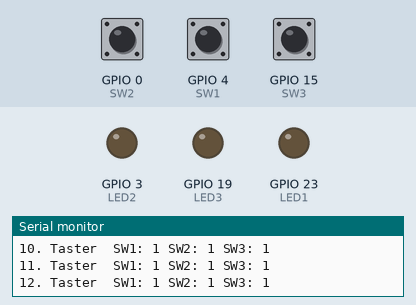
Bench run of a sketch on a simulated ESP32. On the bench: output pins drawn as LEDs (lit = HIGH), the last lines printed to the serial monitor. Inputs (shaded band) come from the test bench; at power-on: GPIO 0 (SW2) HIGH, GPIO 4 (SW1) HIGH, GPIO 15 (SW3) HIGH.

Above: at 1.2 s.
1.3 s: GPIO 0 (SW2) pulled LOW for 0.15 s
At 1.4 s:
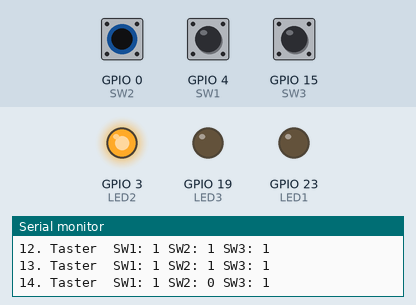
3.0 s: GPIO 4 (SW1) pulled LOW for 0.15 s
At 3.1 s:
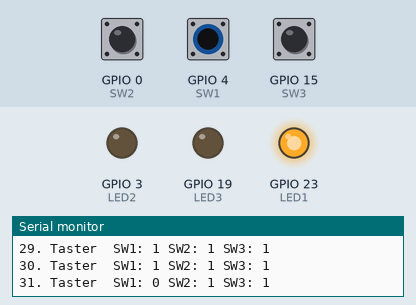
4.7 s: GPIO 15 (SW3) pulled LOW for 0.15 s
At 4.81 s:
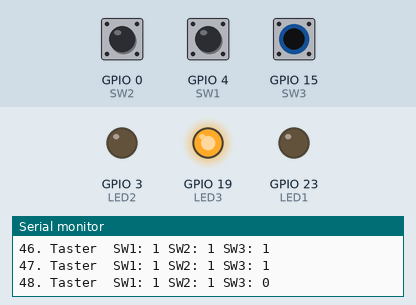
6.4 s: GPIO 15 (SW3) pulled LOW for 3.2 s
At 10.3 s:
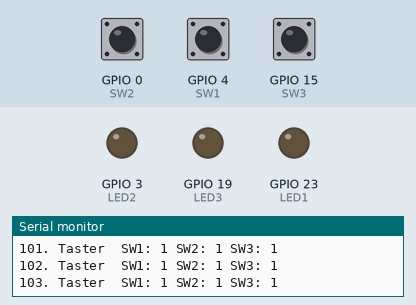
11.1 s: GPIO 0 (SW2) pulled LOW for 3.2 s
At 11.6 s:
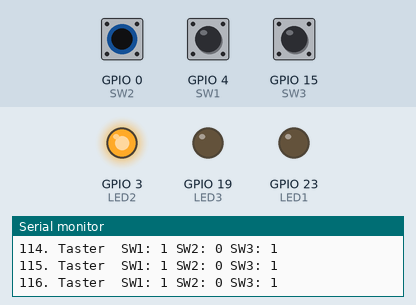
15.8 s: GPIO 0 (SW2) driven LOW and GPIO 4 (SW1) driven LOW
At 16.8 s:
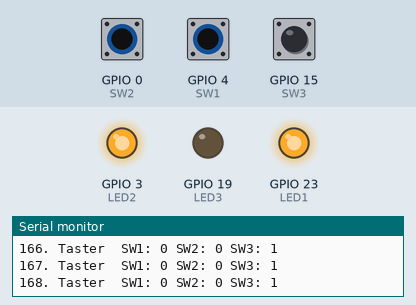
Timing chart, 0 to 18.3 s (numbered marks = the images above; inputs shaded):
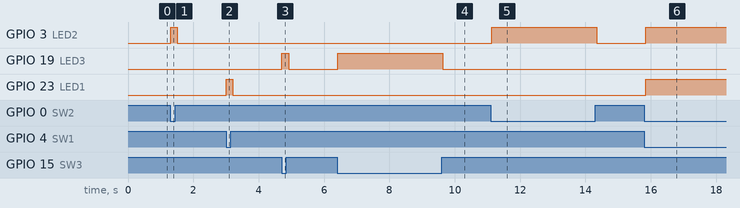

Measured:
- after the input at 1.3 s, GPIO 3 (LED2): LOW → HIGH at once, → LOW 0.20 s later
- after the input at 3.0 s, GPIO 23 (LED1): LOW → HIGH at once, → LOW 0.20 s later
- after the input at 4.7 s, GPIO 19 (LED3): LOW → HIGH at once, → LOW 0.20 s later
- after the input at 6.4 s, GPIO 19 (LED3): LOW → HIGH at once, → LOW 3.2 s later
- after the input at 11.1 s, GPIO 3 (LED2): LOW → HIGH at once, → LOW 3.2 s later
- after the input at 15.8 s, GPIO 3 (LED2), GPIO 23 (LED1): LOW → HIGH at once

The sketch:

BOB-2-Taster.ino
```cpp
/*   BOB-2-Taster      Testet Taster

     Testprogramm für ESP32 Dev Module      Didi Lamken 30.01.2019

     Testet LEDs und Tasten
*/
// 1. allgemeine Definitionen /////////////////////////////////////
const char* Programmname = "BOB-2-Taster";

// LEDs
#define  LED1 23                   // LED an Pin x
#define  LED2  3                   // LED an Pin x
#define  LED3 19                   // LED an Pin x

#define  SW1   4                   // Taster an Pin x
#define  SW2   0                   // Taster an Pin x
#define  SW3   15                  // Taster an Pin x

// allgemeine Variable
int      Counter = 0;              // Zähler

// 2. Setup wird beim Start einmal durchlaufen  ///////////////////
void setup()
{
  Serial.begin(115200);            // Serieller Monitor
  Serial.println(Programmname);

  pinMode(LED1, OUTPUT);           // Port als Ausgabe
  pinMode(LED2, OUTPUT);           // Port als Ausgabe
  pinMode(LED3, OUTPUT);           // Port als Ausgabe
  pinMode(SW1,  INPUT);            // Port als Eingabe
  pinMode(SW2,  INPUT);            // Port als Eingabe
  pinMode(SW3,  INPUT);            // Port als Eingabe
}

// 3. Dauerschleife  //////////////////////////////////////////////
void loop()
{
  int msec = 100;                  // wartet x msec
  Counter++;
  Serial.print(Counter);
  Serial.print(". Taster ");

  int statusSW1   = digitalRead(SW1);
  Serial.print(" SW1: ");
  Serial.print(statusSW1);
  digitalWrite(LED1, !statusSW1);

  int statusSW2   = digitalRead(SW2);
  Serial.print(" SW2: ");
  Serial.print(statusSW2);
  digitalWrite(LED2, !statusSW2);

  int statusSW3   = digitalRead(SW3);
  Serial.print(" SW3: ");
  Serial.print(statusSW3);
  digitalWrite(LED3, !statusSW3);

  Serial.println(" ");
    delay(msec);                    // Verzögerung
}
```
